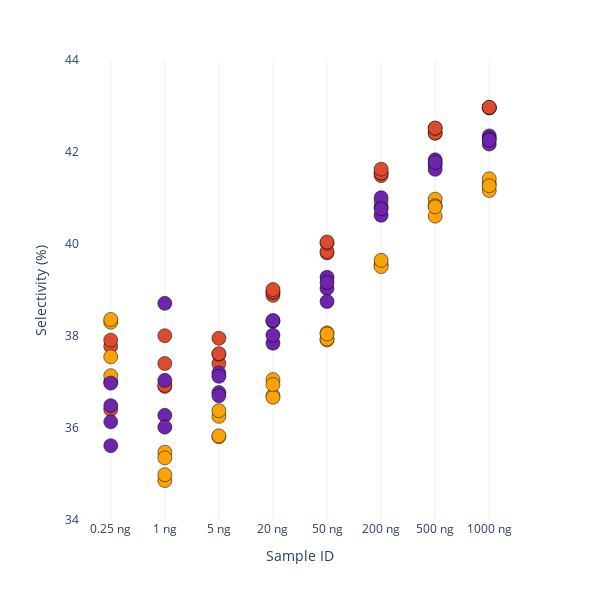

Notebook code for this chart:
### Code cell
fig = px.strip(df_SPEC, y='Selectivity', x='ID', orientation='h')

fig.add_scatter(
    y=df_insol['Selectivity'], 
    x=df_insol['ID'],
    mode='markers',
    marker=dict(size=14, color=' #faa307', line=dict(width=0.5, color='black')),
    name='df_insol'
)

fig.add_scatter(
    y=df_PAC['Selectivity'], 
    x=df_PAC['ID'],
    mode='markers',
    marker=dict(size=14, color='#6D25AD', line=dict(width=0.5, color='black')),
    name='df_PAC' 
)

fig.update_layout(width=600, height=600, template='plotly_white', showlegend=False)


fig.update_traces(
    marker=dict(size=14, color='#db4c2e', line=dict(width=0.5, color='black')),
    selector=dict(type='box')  
)


fig.update_yaxes(
    range=[34, 44],
    showgrid=True,
    gridwidth=0.1,           
    gridcolor='#F3F2F2',  
    griddash='solid',
    title='Selectivity (%)'  
)

fig.update_xaxes(
    title='Sample ID' 
)

fig.show()
fig.write_image(r'D:\Projects\SPEC\figs_raw\Suppl_Figure1e.pdf', width = 600, height = 600)

### Figure 1 — Plotly figure (JSON) as saved in the notebook; plotly's stock layout.template omitted (floating-point values rounded to 4 significant figures)
{"data": [{"alignmentgroup": "True", "boxpoints": "all", "fillcolor": "rgba(255,255,255,0)", "hoveron": "points", "hovertemplate": "ID=%{x}<br>Selectivity=%{y}<extra></extra>", "legendgroup": "", "line": {"color": "rgba(255,255,255,0)"}, "marker": {"color": "#db4c2e", "line": {"color": "black", "width": 0.5}, "size": 14}, "name": "", "offsetgroup": "", "orientation": "h", "pointpos": 0, "showlegend": false, "type": "box", "x": ["0.25 ng", "0.25 ng", "0.25 ng", "0.25 ng", "1 ng", "1 ng", "1 ng", "1 ng", "5 ng", "5 ng", "5 ng", "5 ng", "20 ng", "20 ng", "20 ng", "20 ng", "50 ng", "50 ng", "50 ng", "50 ng", "200 ng", "200 ng", "200 ng", "200 ng", "500 ng", "500 ng", "500 ng", "500 ng", "1000 ng", "1000 ng", "1000 ng", "1000 ng"], "x0": " ", "xaxis": "x", "y": [37.77, 36.4, 37.91, 37.01, 37.4, 36.93, 36.9, 38.01, 37.95, 37.4, 37.6, 37.62, 38.96, 38.88, 38.95, 39.01, 40.02, 40.04, 39.84, 39.81, 41.63, 41.49, 41.54, 41.54, 42.52, 42.52, 42.41, 42.41, 42.96, 42.96, 42.97, 42.96], "y0": " ", "yaxis": "y"}, {"marker": {"color": " #faa307", "line": {"color": "black", "width": 0.5}, "size": 14}, "mode": "markers", "name": "df_insol", "type": "scatter", "x": ["0.25 ng", "0.25 ng", "0.25 ng", "0.25 ng", "1 ng", "1 ng", "1 ng", "1 ng", "5 ng", "5 ng", "5 ng", "5 ng", "20 ng", "20 ng", "20 ng", "20 ng", "50 ng", "50 ng", "50 ng", "50 ng", "200 ng", "200 ng", "200 ng", "200 ng", "500 ng", "500 ng", "500 ng", "500 ng", "1000 ng", "1000 ng", "1000 ng", "1000 ng"], "y": [38.3, 38.36, 37.55, 37.14, 34.86, 35.47, 35.35, 34.99, 36.25, 35.81, 35.83, 36.38, 37.05, 36.7, 36.67, 36.94, 38.07, 37.91, 37.94, 38.04, 39.55, 39.51, 40.92, 39.65, 40.98, 40.83, 40.61, 40.81, 41.16, 41.31, 41.42, 41.27]}, {"marker": {"color": "#6D25AD", "line": {"color": "black", "width": 0.5}, "size": 14}, "mode": "markers", "name": "df_PAC", "type": "scatter", "x": ["0.25 ng", "0.25 ng", "0.25 ng", "0.25 ng", "1 ng", "1 ng", "1 ng", "1 ng", "5 ng", "5 ng", "5 ng", "5 ng", "20 ng", "20 ng", "20 ng", "20 ng", "50 ng", "50 ng", "50 ng", "50 ng", "200 ng", "200 ng", "200 ng", "200 ng", "500 ng", "500 ng", "500 ng", "500 ng", "1000 ng", "1000 ng", "1000 ng", "1000 ng"], "y": [36.13, 36.98, 36.49, 35.62, 36.27, 36.02, 38.71, 37.04, 37.2, 36.77, 36.7, 37.12, 38.32, 37.84, 38.02, 38.34, 39.28, 39.03, 38.75, 39.16, 40.8, 40.62, 41.01, 40.77, 41.83, 41.72, 41.62, 41.77, 42.35, 42.17, 42.29, 42.26]}], "layout": {"boxmode": "group", "height": 600, "legend": {"tracegroupgap": 0}, "margin": {"t": 60}, "showlegend": false, "width": 600, "xaxis": {"anchor": "y", "domain": [0, 1], "title": {"text": "Sample ID"}}, "yaxis": {"anchor": "x", "domain": [0, 1], "gridcolor": "#F3F2F2", "griddash": "solid", "gridwidth": 0.1, "range": [34, 44], "showgrid": true, "title": {"text": "Selectivity (%)"}}}}
